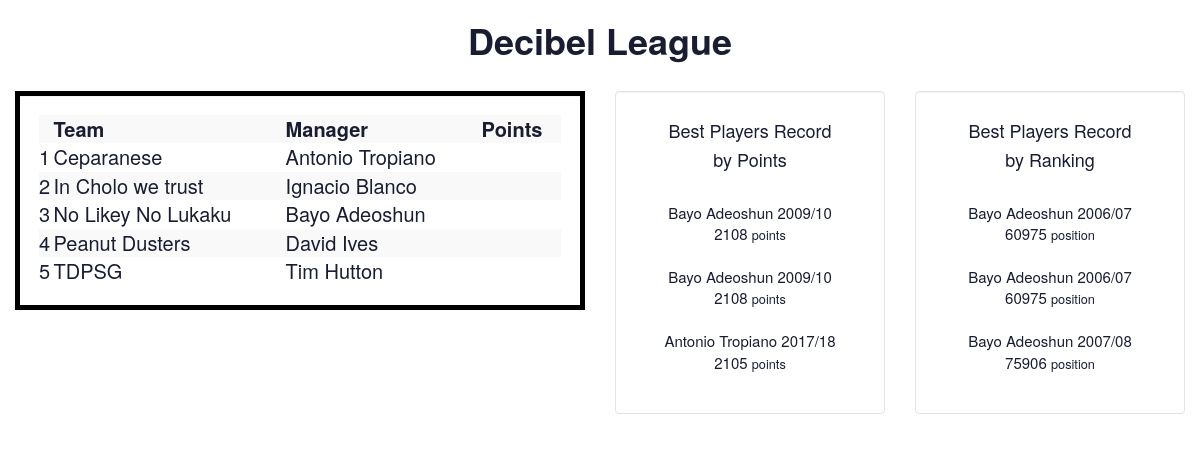
The page /227291 on the database its author committed.
### fpl.py (models this page shows)
class Leagues(db.Model):
    __table__ = db.Model.metadata.tables['leagues']

class Teams(db.Model):
    __table__ = db.Model.metadata.tables['teams']

class Users(db.Model):
    __table__ = db.Model.metadata.tables['users']

### fpl.py (the view)
@app.route('/<league_id>')
def league_info(league_id):
    entries = []
    existing_league_ids = db.session.query(Leagues.league_id).all()
    league_list = [i[0] for i in existing_league_ids]
    if int(league_id) not in league_list:
        flash('No data for the requested League. Insert League Id in the form below to generate data for this League', 'error')
        return redirect(url_for('landing_page'))
    cur=db.session.query(Users.name, Users.surname, Teams.team_name).join(Teams,Teams.user_id==Users.user_id).filter(
          Teams.league_id == league_id).group_by(Teams.team_name).all()
    entries.append(cur)
    cur=db.session.query(Users.name, Users.surname, Users.points, Users.season_name).join(Teams,Teams.user_id==Users.user_id).filter(
          Teams.league_id == league_id).all()
    res_sort = sorted(cur, key = lambda x: x[2], reverse = True)
    entries.append(res_sort)
    cur=db.session.query(Users.name, Users.surname, Users.rank, Users.season_name).join(Teams,Teams.user_id==Users.user_id).filter(
          Teams.league_id == league_id).all()
    res_sort = sorted(cur, key = lambda x: x[2], reverse = False)
    entries.append(res_sort)
    cur=db.session.query(Leagues.league_name).filter(Leagues.league_id == league_id).all()
    entries.append(cur)
    return render_template('show_entries.html', entries=entries)

### templates/show_entries.html (shortened to what this page needs)
{% extends "layout.html" %}
{% block body %}
<div class="container-fluid">
    <div class="row">
        <div id='league'>
        <h1><b>{{ entries[3][0].league_name }}</b></h1>
        </div>
    <div class="col-sm-6">
      <br>
      <div class="well" id="table">
          <table class="table-striped" style="width:100%">
              <tr>
               <th></th>
		       <th>Team</th>
               <th>Manager</th>
               <th>Points</th>
		     </tr>
	       {% for entry in entries[0] %}
		     <tr>
                 <td>{{ loop.index }}</td>
                 <td>{{ entry.team_name }}</td>
                 <td>{{ entry.name + " " + entry.surname }}</td>
                 <td>{{ entry.points }}</td>
		     </tr>
           {% endfor %}
          </table>
      </div>
    </div>
    <div class="col-sm-3">
      <br>
      <div class="well" id="stats">
          <h4>Best Players Record</h4>
          <h4>by Points</h4>
          <br>
          {% for entry in entries[1][0:3] %}
            {{ entry.name + " " + entry.surname }}
            {{ entry.season_name }}
            <br>
            {{ entry.points }} <small>points</small>
            <br>
            <br>
        {% endfor %}
        </div>
    </div>
    <div class="col-sm-3">
        <br>
      <div class="well" id="stats">
        <h4>Best Players Record</h4>
        <h4>by Ranking</h4>
        <br>
        {% for entry in entries[2][0:3] %}
          {{ entry.name + " " + entry.surname }}
          {{ entry.season_name }}
          <br>
          {{ entry.rank }} <small>position</small>
          <br>
          <br>
      {% endfor %}
      </div>
    </div>
    </div>
</div>
{% endblock %}

### static/style.css (style rules this page uses)
#league { text-align: center; color: #191d32; }
.well { background: white; }
.well#table { font-size: 20px; color: #191d32; border: 5px solid black; border-radius: 0px; }
.well#stats { font-size: 15px; text-align: center; color: #191d32; }

### rows shown on the page
Leagues: league_name "Decibel League"
Teams: team_name "Ceparanese", name "Antonio Tropiano"
Teams: team_name "In Cholo we trust", name "Ignacio Blanco"
Teams: team_name "No Likey No Lukaku", name "Bayo Adeoshun"
Teams: team_name "Peanut Dusters", name "David Ives"
Teams: team_name "TDPSG", name "Tim Hutton"
Users: name+surname "Bayo Adeoshun", season_name "2009/10", points "2108"
Users: name+surname "Bayo Adeoshun", season_name "2009/10", points "2108"
Users: name+surname "Antonio Tropiano", season_name "2017/18", points "2105"
Users: name+surname "Bayo Adeoshun", season_name "2006/07", rank "60975"
Users: name+surname "Bayo Adeoshun", season_name "2006/07", rank "60975"
Users: name+surname "Bayo Adeoshun", season_name "2007/08", rank "75906"
